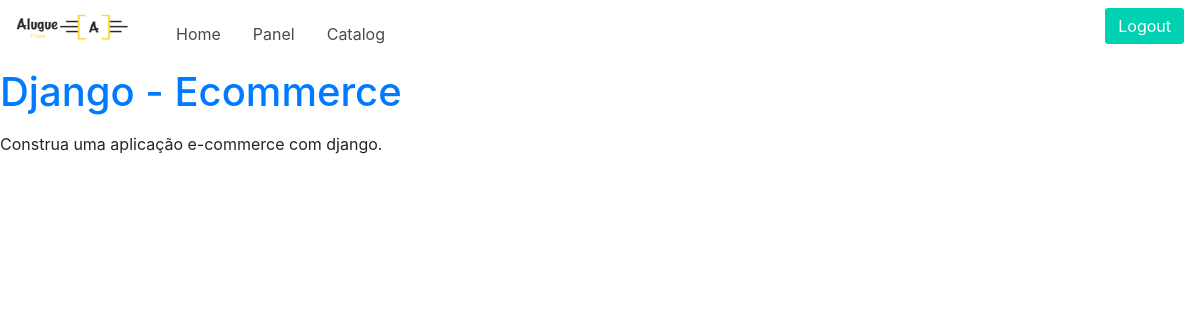
/catalog/product/djangoecommerce/ (signed in), run on the app's committed database.
### catalog/models.py (models this page shows)
class Product(models.Model):
    name = models.CharField('Name', max_length=100)
    slug = models.SlugField('Unique identifier', max_length=100)
    created = models.DateTimeField('Created on', auto_now_add=True)
    modified = models.DateTimeField('Modified on', auto_now=True)
    description = models.TextField('Description', blank=True)
    price = models.DecimalField('Price', decimal_places=2, max_digits=10)
    category = models.ForeignKey(Category, verbose_name='Category')
    class Meta:
        verbose_name = 'Product'
        verbose_name_plural = 'Products'
        ordering = ['name']
    def __str__(self):
        return self.name
    def get_absolute_url(self):
        return reverse('catalog:product', kwargs={'slug': self.slug})

### catalog/views.py (the view)
# urls.py: url(r'^product/(?P<slug>[\w_-]+)/$', views.product, name='product'),
def product(request, slug):
    product = Product.objects.get(slug=slug)
    context = {
        'product': product
    }
    return render(request, 'product/product.html', context)

### templates/product/product.html
{% extends 'base.html' %}
{% block content %}
    <h1><a href="{{ product.get_absolute_url }}">{{ product }}</a></h1>
    <p>{{ product.description|linebreaks }}</p>
{% endblock %}

### data on the page
Product: name "Django - Ecommerce", description "Construa uma aplicação e-commerce com django."
